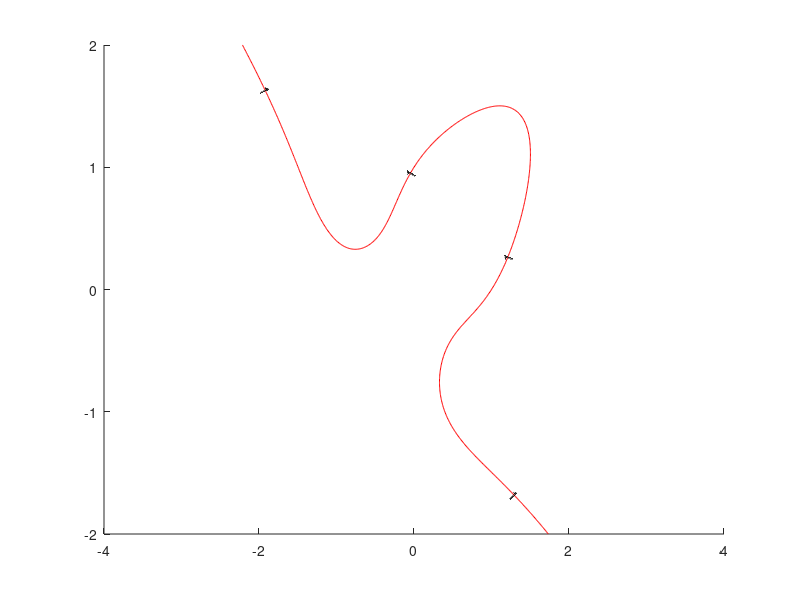

MATLAB code for this plot: (Note: this script raises an error after producing the figure.)
format long; figure; hold on;

f12 = @(x,y) x.^5 + y.^5 - 5.*x.*y;
f22 = @(x,y) x.^2 + y .* exp(y.^2);

[X, Y] = meshgrid(-4:0.01:4, -2:0.01:2);
Z = f12(X,Y);
contour(X, Y, Z, [1,1], 'ShowText','on','LineColor','r');
Z = f22(X,Y);
% contour(X, Y, Z, 0:0.5:5, 'ShowText','on');

x0 = [-0.5;0.4;0.7]; % priblizna vrednost pobrana iz grafa
out = newt(x0, 10^-12, 50);
plot(out(1,:), out(2,:), 'm');
r = out(3, end)
contour(X, Y, Z, [r,r], 'ShowText','on');

function out = f(in)
    syms x y r
    f1 = x.^5 + y.^5 - 5.*x.*y - 1;
    f2 = x.^2 + y .* exp(y.^2) - r;
    f3 = det(jacobian([ f1, f2 ], [x,y]));
    
    out = [f1; f2; f3];
    out = subs(out, x, in(1));
    out = subs(out, y, in(2));
    out = subs(out, r, in(3));

end

function out = J(in)
    syms x y r
    f1 = x.^5 + y.^5 - 5.*x.*y - 1;
    f2 = x.^2 + y .* exp(y.^2) - r;
    f3 = det(jacobian([ f1, f2 ], [x,y]));
    jac = jacobian([f1 ,f2 , f3], [x,y,r]);

    out = subs(jac, x, in(1));
    out = subs(out, y, in(2));
    out = subs(out, r, in(3));
end

function [it, n] = newt(x0, tol, maxiter)
    it = zeros(size(x0,1), maxiter);
    it(:,1) = x0;

    for n = 1:maxiter
        dit = linsolve(J(it(:,n)),-f(it(:,n)));
        it(:,n+1) = it(:,n) + dit;
        if abs(norm(it(:,n+1),2)-norm(it(:,n),2)) < tol
            it = it(:,1:n+1);
            return
        end
    end
    warning('Napaka - najvecje dovoljeno stevilo korakov');
end
